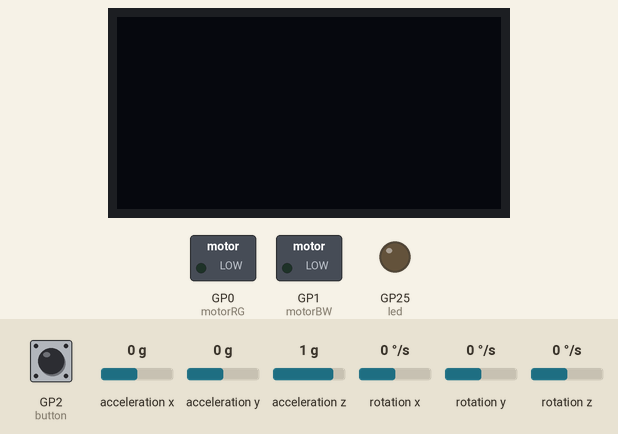
Recording of a program running on a simulated Raspberry Pi Pico running MicroPython. Shown: 128×64 one-colour display, switched loads named in the program (green lamp = pin HIGH), output pins drawn as LEDs (lit = HIGH). The inputs (shaded band) are chosen by the test bench; at power-on: GP2 (button) HIGH, acceleration x 0 g, acceleration y 0 g, acceleration z 1 g, rotation x 0 °/s, rotation y 0 °/s, rotation z 0 °/s. Library files of the repository ran but are not shown: MPU6050.py, ssd1306.py; what the program prints to the serial console is not drawn.

Above: at 5.0 s.
5.1 s: GP2 (button) pulled LOW for 0.15 s
At 14.6 s:
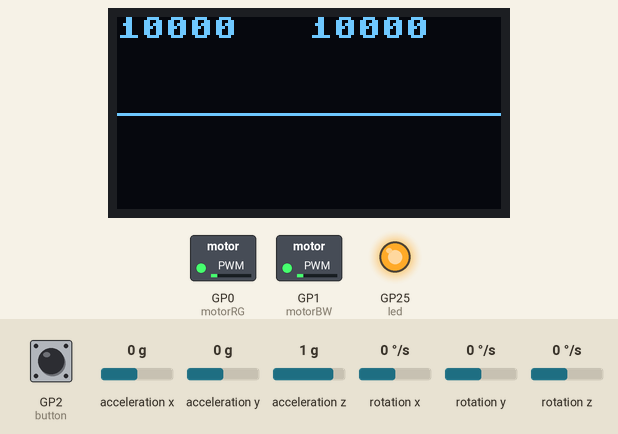
Timing chart, 0 to 15.6 s (numbered marks = the images above; inputs shaded):
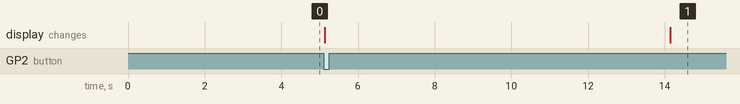

The program:

twoPropellersArm.py
```python
from machine import Pin, I2C, PWM
import utime
import MPU6050
import math
import time
import ssd1306

P = 800
D = 100

motorRG = PWM(Pin(0))
motorRG.freq(50)
motorRGDuty = 0
motorRG.duty_u16(motorRGDuty)
motorBW = PWM(Pin(1))
motorBW.freq(50)
motorBWDuty = 0
motorBW.duty_u16(motorBWDuty)


led = Pin(25,Pin.OUT)
led.value(0)
button = Pin(2,Pin.IN,Pin.PULL_UP)
while button.value()==1:
    continue

#OLED display
i2coled = I2C(1, scl=Pin(19), sda=Pin(18))
oled = ssd1306.SSD1306_I2C(128, 64, i2coled)

# yellow: SCL on GP17 (pin 22), blue: SDA on GP16 (pin 21)
i2c = I2C(0, scl = Pin(17), sda = Pin(16), freq = 100000)
mpu = MPU6050.MPU6050(i2c)
mpu.wake()

dt = 10
alpha = 0.96

avgAccel = [0.0,0.0,0.0]
for i in range(2000):
    accel = mpu.read_accel_data()
    avgAccel[0] += accel[0]/2000
    avgAccel[1] += accel[1]/2000
    avgAccel[2] += accel[2]/2000
accelX = avgAccel[0] / math.sqrt(accel[0]*accel[0]+accel[1]*accel[1]+accel[2]*accel[2])
accelY = avgAccel[1]
accelZ = avgAccel[2]
lastPhiDeg = math.atan(accelY/accelZ)*180.0/math.pi
lastThetaDeg = math.atan(avgAccel[0]/avgAccel[2])*180.0/math.pi #math.asin(accelX)*180.0/math.pi

led.value(1)

dutyBase = 10000
motorRGDuty = dutyBase
motorRG.duty_u16(motorRGDuty)
motorBWDuty = dutyBase
motorBW.duty_u16(motorBWDuty)

lastt = time.ticks_ms()
utime.sleep_ms(dt)

while True:
    # data acquisition: unit gravity vector and body-frame rates [deg/s]
    accel = mpu.read_accel_data()
    gyro = mpu.read_gyro_data()
    t = time.ticks_ms()

    # accelerometer data processing: Euler angles
    accelX = accel[0] / math.sqrt(accel[0]*accel[0]+accel[1]*accel[1]+accel[2]*accel[2])
    accelY = accel[1]
    accelZ = accel[2]
    phi = math.atan(accelY/accelZ)
    phiDeg = phi*180.0/math.pi
    theta = math.atan(accel[0]/accel[2]) #math.asin(accelX)
    thetaDeg = theta*180.0/math.pi

    # gyroscope data processing: body-frame rates to Euler rates
    p = gyro[0]
    q = -gyro[1]
    r = -gyro[2]
    sphi = math.sin(phi)
    cphi = math.cos(phi)
    ttheta = math.tan(theta)
    phiDegDot = p + ttheta*(sphi*q + cphi*r)
    thetaDegDot = q #cphi*q-sphi*r

    # sensor fusion: complementary filter
    phiDeg = (1.0-alpha)*phiDeg + alpha*(lastPhiDeg+phiDegDot*(t-lastt)/1000)
    thetaDeg = (1.0-alpha)*thetaDeg + alpha*(lastThetaDeg+thetaDegDot*(t-lastt)/1000)
    lastPhiDeg = phiDeg
    lastThetaDeg = thetaDeg
    print(thetaDeg)

    u = math.floor(P*thetaDeg+D*thetaDegDot)
    motorRGDuty = dutyBase-u
    if motorRGDuty<0:
        motorRGDuty = 0
    elif motorRGDuty>65535:
        motorRGDuty = 65535
    motorBWDuty = dutyBase+u
    if motorBWDuty<0:
        motorBWDuty = 0
    elif motorBWDuty>65535:
        motorBWDuty = 65535
    #print(motorRGDuty,motorBWDuty)
    motorRG.duty_u16(motorRGDuty)
    motorBW.duty_u16(motorBWDuty)

    theta = thetaDeg * math.pi/180.0
    st = math.sin(theta)
    ct = math.cos(theta)

    oled.fill(0)
    oled.text(str(motorRGDuty),0,0,1)
    oled.text(str(motorBWDuty),64,0,1)
    oled.draw_line(64-math.floor(64*ct),32-math.floor(64*st),64+math.floor(64*ct),32+math.floor(64*st),1)
    oled.show()

    lastt = t
    utime.sleep_ms(dt)

    if button.value()==0:
        break

led.value(0)
motorRGDuty = 0
motorRG.duty_u16(motorRGDuty)
motorBWDuty = 0
motorBW.duty_u16(motorBWDuty)
```

Measured:
- after the input at 5.1 s, GP0 (motorRG), GP1 (motorBW): 0/255 → 39/255 after 9.0 s; GP25 (led): LOW → HIGH after 9.0 s
